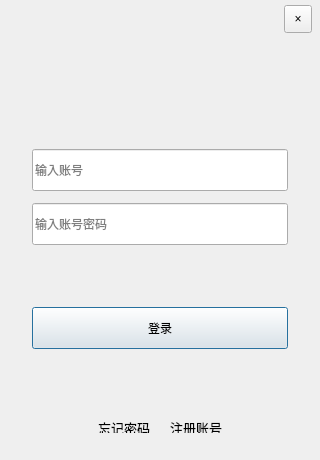
<?xml version="1.0" encoding="UTF-8"?>
<ui version="4.0">
 <class>LoginDialog</class>
 <widget class="QDialog" name="LoginDialog">
  <property name="geometry">
   <rect>
    <x>0</x>
    <y>0</y>
    <width>320</width>
    <height>460</height>
   </rect>
  </property>
  <property name="minimumSize">
   <size>
    <width>320</width>
    <height>460</height>
   </size>
  </property>
  <property name="maximumSize">
   <size>
    <width>320</width>
    <height>460</height>
   </size>
  </property>
  <property name="windowTitle">
   <string>Dialog</string>
  </property>
  <layout class="QVBoxLayout" name="verticalLayout_2">
   <property name="spacing">
    <number>0</number>
   </property>
   <property name="leftMargin">
    <number>0</number>
   </property>
   <property name="topMargin">
    <number>0</number>
   </property>
   <property name="rightMargin">
    <number>0</number>
   </property>
   <property name="bottomMargin">
    <number>0</number>
   </property>
   <item>
    <layout class="QVBoxLayout" name="outerLayout">
     <property name="spacing">
      <number>0</number>
     </property>
     <property name="leftMargin">
      <number>0</number>
     </property>
     <property name="topMargin">
      <number>0</number>
     </property>
     <property name="rightMargin">
      <number>0</number>
     </property>
     <property name="bottomMargin">
      <number>0</number>
     </property>
     <item>
      <widget class="QWidget" name="card" native="true">
       <layout class="QVBoxLayout" name="verticalLayout">
        <property name="spacing">
         <number>0</number>
        </property>
        <property name="leftMargin">
         <number>0</number>
        </property>
        <property name="topMargin">
         <number>0</number>
        </property>
        <property name="rightMargin">
         <number>0</number>
        </property>
        <property name="bottomMargin">
         <number>0</number>
        </property>
        <item>
         <layout class="QVBoxLayout" name="verticalLayout_3">
          <property name="spacing">
           <number>0</number>
          </property>
          <property name="leftMargin">
           <number>0</number>
          </property>
          <property name="topMargin">
           <number>0</number>
          </property>
          <property name="rightMargin">
           <number>0</number>
          </property>
          <property name="bottomMargin">
           <number>0</number>
          </property>
          <item>
           <layout class="QHBoxLayout" name="horizontalLayout_title" stretch="0,0,0">
            <property name="spacing">
             <number>0</number>
            </property>
            <property name="leftMargin">
             <number>0</number>
            </property>
            <property name="topMargin">
             <number>5</number>
            </property>
            <property name="rightMargin">
             <number>8</number>
            </property>
            <property name="bottomMargin">
             <number>0</number>
            </property>
            <item>
             <spacer name="horizontalSpacer_6">
              <property name="orientation">
               <enum>Qt::Orientation::Horizontal</enum>
              </property>
              <property name="sizeHint" stdset="0">
               <size>
                <width>40</width>
                <height>20</height>
               </size>
              </property>
             </spacer>
            </item>
            <item>
             <widget class="QToolButton" name="btnClose">
              <property name="minimumSize">
               <size>
                <width>28</width>
                <height>28</height>
               </size>
              </property>
              <property name="maximumSize">
               <size>
                <width>28</width>
                <height>28</height>
               </size>
              </property>
              <property name="text">
               <string>×</string>
              </property>
             </widget>
            </item>
            <item>
             <spacer name="horizontalSpacer_5">
              <property name="orientation">
               <enum>Qt::Orientation::Horizontal</enum>
              </property>
              <property name="sizeType">
               <enum>QSizePolicy::Policy::Fixed</enum>
              </property>
              <property name="sizeHint" stdset="0">
               <size>
                <width>0</width>
                <height>4</height>
               </size>
              </property>
             </spacer>
            </item>
           </layout>
          </item>
          <item>
           <spacer name="verticalSpacer_2">
            <property name="orientation">
             <enum>Qt::Orientation::Vertical</enum>
            </property>
            <property name="sizeType">
             <enum>QSizePolicy::Policy::Fixed</enum>
            </property>
            <property name="sizeHint" stdset="0">
             <size>
              <width>5</width>
              <height>20</height>
             </size>
            </property>
           </spacer>
          </item>
          <item>
           <layout class="QHBoxLayout" name="horizontalLayout_1">
            <property name="spacing">
             <number>0</number>
            </property>
            <property name="topMargin">
             <number>0</number>
            </property>
            <property name="bottomMargin">
             <number>0</number>
            </property>
            <item>
             <spacer name="horizontalSpacer_2">
              <property name="orientation">
               <enum>Qt::Orientation::Horizontal</enum>
              </property>
              <property name="sizeType">
               <enum>QSizePolicy::Policy::Fixed</enum>
              </property>
              <property name="sizeHint" stdset="0">
               <size>
                <width>120</width>
                <height>20</height>
               </size>
              </property>
             </spacer>
            </item>
            <item>
             <widget class="QLabel" name="head_label">
              <property name="minimumSize">
               <size>
                <width>70</width>
                <height>70</height>
               </size>
              </property>
              <property name="maximumSize">
               <size>
                <width>70</width>
                <height>70</height>
               </size>
              </property>
              <property name="text">
               <string/>
              </property>
              <property name="pixmap">
               <pixmap resource="res.qrc">:/res/1.jpg</pixmap>
              </property>
              <property name="alignment">
               <set>Qt::AlignmentFlag::AlignCenter</set>
              </property>
             </widget>
            </item>
            <item>
             <spacer name="horizontalSpacer">
              <property name="orientation">
               <enum>Qt::Orientation::Horizontal</enum>
              </property>
              <property name="sizeType">
               <enum>QSizePolicy::Policy::Fixed</enum>
              </property>
              <property name="sizeHint" stdset="0">
               <size>
                <width>120</width>
                <height>20</height>
               </size>
              </property>
             </spacer>
            </item>
           </layout>
          </item>
          <item>
           <spacer name="verticalSpacer_5">
            <property name="orientation">
             <enum>Qt::Orientation::Vertical</enum>
            </property>
            <property name="sizeType">
             <enum>QSizePolicy::Policy::Fixed</enum>
            </property>
            <property name="sizeHint" stdset="0">
             <size>
              <width>20</width>
              <height>28</height>
             </size>
            </property>
           </spacer>
          </item>
          <item>
           <layout class="QHBoxLayout" name="horizontalLayout_2">
            <property name="spacing">
             <number>0</number>
            </property>
            <property name="leftMargin">
             <number>30</number>
            </property>
            <property name="rightMargin">
             <number>30</number>
            </property>
            <property name="bottomMargin">
             <number>6</number>
            </property>
            <item>
             <widget class="QLineEdit" name="count_lineEdit">
              <property name="minimumSize">
               <size>
                <width>256</width>
                <height>42</height>
               </size>
              </property>
              <property name="maximumSize">
               <size>
                <width>256</width>
                <height>42</height>
               </size>
              </property>
              <property name="placeholderText">
               <string>输入账号</string>
              </property>
             </widget>
            </item>
           </layout>
          </item>
          <item>
           <layout class="QHBoxLayout" name="horizontalLayout_3">
            <property name="spacing">
             <number>0</number>
            </property>
            <property name="leftMargin">
             <number>30</number>
            </property>
            <property name="topMargin">
             <number>6</number>
            </property>
            <property name="rightMargin">
             <number>30</number>
            </property>
            <item>
             <widget class="QLineEdit" name="pwd_lineEdit">
              <property name="minimumSize">
               <size>
                <width>256</width>
                <height>42</height>
               </size>
              </property>
              <property name="maximumSize">
               <size>
                <width>256</width>
                <height>42</height>
               </size>
              </property>
              <property name="placeholderText">
               <string>输入账号密码</string>
              </property>
             </widget>
            </item>
           </layout>
          </item>
          <item>
           <spacer name="verticalSpacer_4">
            <property name="orientation">
             <enum>Qt::Orientation::Vertical</enum>
            </property>
            <property name="sizeType">
             <enum>QSizePolicy::Policy::Fixed</enum>
            </property>
            <property name="sizeHint" stdset="0">
             <size>
              <width>20</width>
              <height>62</height>
             </size>
            </property>
           </spacer>
          </item>
          <item>
           <layout class="QHBoxLayout" name="horizontalLayout_4">
            <property name="spacing">
             <number>0</number>
            </property>
            <property name="leftMargin">
             <number>30</number>
            </property>
            <property name="rightMargin">
             <number>30</number>
            </property>
            <item>
             <widget class="QPushButton" name="signIn_pushButton">
              <property name="minimumSize">
               <size>
                <width>256</width>
                <height>42</height>
               </size>
              </property>
              <property name="maximumSize">
               <size>
                <width>256</width>
                <height>42</height>
               </size>
              </property>
              <property name="text">
               <string>登录</string>
              </property>
             </widget>
            </item>
           </layout>
          </item>
          <item>
           <spacer name="verticalSpacer">
            <property name="orientation">
             <enum>Qt::Orientation::Vertical</enum>
            </property>
            <property name="sizeType">
             <enum>QSizePolicy::Policy::Fixed</enum>
            </property>
            <property name="sizeHint" stdset="0">
             <size>
              <width>20</width>
              <height>43</height>
             </size>
            </property>
           </spacer>
          </item>
          <item>
           <layout class="QHBoxLayout" name="horizontalLayout_5" stretch="0,0,0,0,0">
            <property name="spacing">
             <number>0</number>
            </property>
            <item>
             <spacer name="horizontalSpacer_3">
              <property name="orientation">
               <enum>Qt::Orientation::Horizontal</enum>
              </property>
              <property name="sizeType">
               <enum>QSizePolicy::Policy::Expanding</enum>
              </property>
              <property name="sizeHint" stdset="0">
               <size>
                <width>0</width>
                <height>20</height>
               </size>
              </property>
             </spacer>
            </item>
            <item>
             <widget class="ClickableLabel" name="forget_label">
              <property name="minimumSize">
               <size>
                <width>52</width>
                <height>15</height>
               </size>
              </property>
              <property name="maximumSize">
               <size>
                <width>52</width>
                <height>15</height>
               </size>
              </property>
              <property name="text">
               <string>&lt;html&gt;&lt;head/&gt;&lt;body&gt;&lt;p&gt;&lt;span style=&quot; font-size:10pt;&quot;&gt;忘记密码&lt;/span&gt;&lt;/p&gt;&lt;/body&gt;&lt;/html&gt;</string>
              </property>
              <property name="alignment">
               <set>Qt::AlignmentFlag::AlignRight|Qt::AlignmentFlag::AlignTrailing|Qt::AlignmentFlag::AlignVCenter</set>
              </property>
             </widget>
            </item>
            <item>
             <spacer name="verticalSpacer_3">
              <property name="orientation">
               <enum>Qt::Orientation::Vertical</enum>
              </property>
              <property name="sizeType">
               <enum>QSizePolicy::Policy::Fixed</enum>
              </property>
              <property name="sizeHint" stdset="0">
               <size>
                <width>20</width>
                <height>70</height>
               </size>
              </property>
             </spacer>
            </item>
            <item>
             <widget class="ClickableLabel" name="register_label">
              <property name="minimumSize">
               <size>
                <width>52</width>
                <height>15</height>
               </size>
              </property>
              <property name="maximumSize">
               <size>
                <width>52</width>
                <height>15</height>
               </size>
              </property>
              <property name="text">
               <string>&lt;html&gt;&lt;head/&gt;&lt;body&gt;&lt;p&gt;&lt;span style=&quot; font-size:10pt;&quot;&gt;注册账号&lt;/span&gt;&lt;/p&gt;&lt;/body&gt;&lt;/html&gt;</string>
              </property>
              <property name="textFormat">
               <enum>Qt::TextFormat::AutoText</enum>
              </property>
             </widget>
            </item>
            <item>
             <spacer name="horizontalSpacer_4">
              <property name="orientation">
               <enum>Qt::Orientation::Horizontal</enum>
              </property>
              <property name="sizeType">
               <enum>QSizePolicy::Policy::Expanding</enum>
              </property>
              <property name="sizeHint" stdset="0">
               <size>
                <width>0</width>
                <height>20</height>
               </size>
              </property>
             </spacer>
            </item>
           </layout>
          </item>
         </layout>
        </item>
       </layout>
      </widget>
     </item>
    </layout>
   </item>
  </layout>
 </widget>
 <customwidgets>
  <customwidget>
   <class>ClickableLabel</class>
   <extends>QLabel</extends>
   <header>clickablelabel.h</header>
  </customwidget>
 </customwidgets>
 <resources>
  <include location="res.qrc"/>
 </resources>
 <connections/>
</ui>
